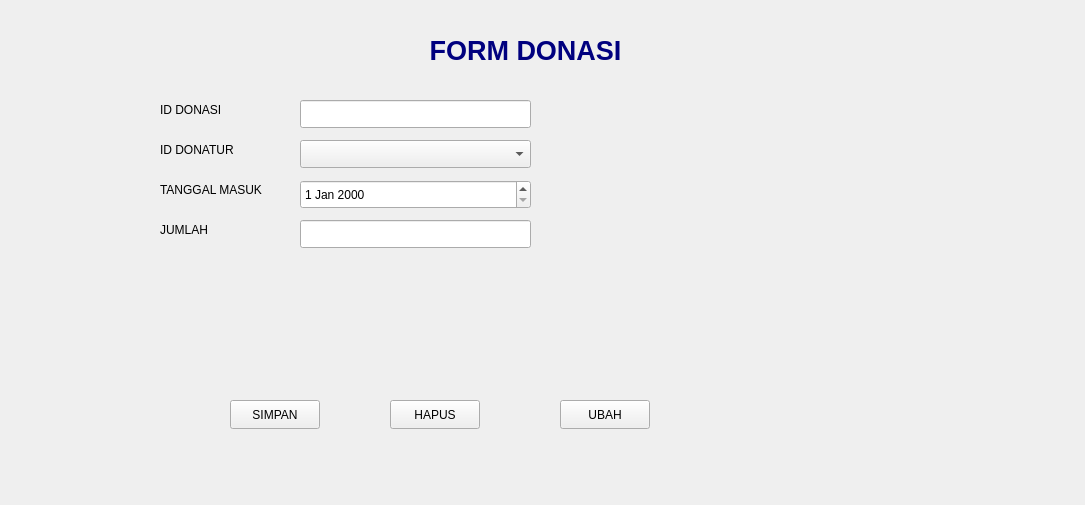
<?xml version="1.0" encoding="UTF-8"?>
<ui version="4.0">
 <class>Form</class>
 <widget class="QWidget" name="Form">
  <property name="geometry">
   <rect>
    <x>0</x>
    <y>0</y>
    <width>1085</width>
    <height>505</height>
   </rect>
  </property>
  <property name="windowTitle">
   <string>Form</string>
  </property>
  <widget class="QLabel" name="label">
   <property name="geometry">
    <rect>
     <x>370</x>
     <y>30</y>
     <width>311</width>
     <height>41</height>
    </rect>
   </property>
   <property name="text">
    <string>&lt;html&gt;&lt;head/&gt;&lt;body&gt;&lt;p align=&quot;center&quot;&gt;&lt;span style=&quot; font-size:20pt; font-weight:700; color:#00007f;&quot;&gt;FORM DONASI&lt;/span&gt;&lt;/p&gt;&lt;/body&gt;&lt;/html&gt;</string>
   </property>
  </widget>
  <widget class="QLabel" name="label_2">
   <property name="geometry">
    <rect>
     <x>160</x>
     <y>100</y>
     <width>111</width>
     <height>20</height>
    </rect>
   </property>
   <property name="text">
    <string>ID DONASI</string>
   </property>
  </widget>
  <widget class="QLabel" name="label_3">
   <property name="geometry">
    <rect>
     <x>160</x>
     <y>140</y>
     <width>101</width>
     <height>20</height>
    </rect>
   </property>
   <property name="text">
    <string>ID DONATUR</string>
   </property>
  </widget>
  <widget class="QLabel" name="label_4">
   <property name="geometry">
    <rect>
     <x>160</x>
     <y>180</y>
     <width>131</width>
     <height>20</height>
    </rect>
   </property>
   <property name="text">
    <string>TANGGAL MASUK</string>
   </property>
  </widget>
  <widget class="QLabel" name="label_5">
   <property name="geometry">
    <rect>
     <x>160</x>
     <y>220</y>
     <width>111</width>
     <height>20</height>
    </rect>
   </property>
   <property name="text">
    <string>JUMLAH</string>
   </property>
  </widget>
  <widget class="QPushButton" name="simpanButton">
   <property name="geometry">
    <rect>
     <x>230</x>
     <y>400</y>
     <width>90</width>
     <height>29</height>
    </rect>
   </property>
   <property name="text">
    <string>SIMPAN</string>
   </property>
  </widget>
  <widget class="QPushButton" name="ubahButton">
   <property name="geometry">
    <rect>
     <x>390</x>
     <y>400</y>
     <width>90</width>
     <height>29</height>
    </rect>
   </property>
   <property name="text">
    <string>HAPUS</string>
   </property>
  </widget>
  <widget class="QPushButton" name="hapusButton">
   <property name="geometry">
    <rect>
     <x>560</x>
     <y>400</y>
     <width>90</width>
     <height>29</height>
    </rect>
   </property>
   <property name="text">
    <string>UBAH</string>
   </property>
  </widget>
  <widget class="QLineEdit" name="idDonasiInput">
   <property name="geometry">
    <rect>
     <x>300</x>
     <y>100</y>
     <width>231</width>
     <height>28</height>
    </rect>
   </property>
  </widget>
  <widget class="QLineEdit" name="jumlahInput">
   <property name="geometry">
    <rect>
     <x>300</x>
     <y>220</y>
     <width>231</width>
     <height>28</height>
    </rect>
   </property>
  </widget>
  <widget class="QDateEdit" name="tglMasukInput">
   <property name="geometry">
    <rect>
     <x>300</x>
     <y>180</y>
     <width>231</width>
     <height>29</height>
    </rect>
   </property>
  </widget>
  <widget class="QComboBox" name="idDonaturInput">
   <property name="geometry">
    <rect>
     <x>300</x>
     <y>140</y>
     <width>231</width>
     <height>28</height>
    </rect>
   </property>
  </widget>
 </widget>
 <resources/>
 <connections/>
</ui>
